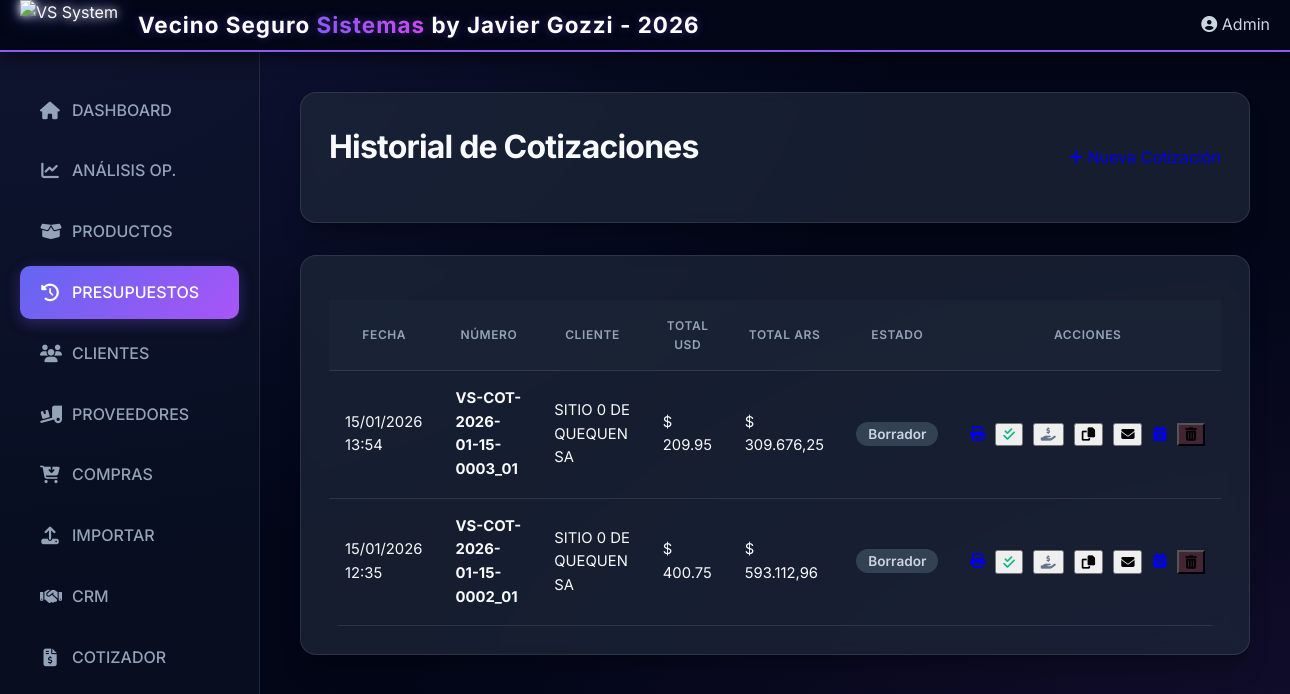
Page /presupuestos.php (signed in) on the committed database.
### tables this page shows
CREATE TABLE `quotations` (
  `id` int(11) NOT NULL AUTO_INCREMENT,
  `quote_number` varchar(100) NOT NULL,
  `version` int(11) DEFAULT 1,
  `parent_quote_id` int(11) DEFAULT NULL,
  `client_id` int(11) NOT NULL,
  `user_id` int(11) NOT NULL,
  `status` enum('draft','sent','accepted','rejected','expired','ordered') DEFAULT 'draft',
  `is_confirmed` tinyint(1) DEFAULT 0,
  `payment_status` enum('Pendiente','Pagado') DEFAULT 'Pendiente',
  `payment_method` enum('cash','bank') DEFAULT 'cash',
  `with_iva` tinyint(1) DEFAULT 1,
  `exchange_rate_usd` decimal(15,4) NOT NULL,
  `subtotal_usd` decimal(15,2) NOT NULL,
  `subtotal_ars` decimal(15,2) DEFAULT NULL,
  `total_usd` decimal(15,2) NOT NULL,
  `total_ars` decimal(15,2) NOT NULL,
  `notes` text DEFAULT NULL,
  `valid_until` date NOT NULL,
  `observations` text DEFAULT NULL,
  `created_at` timestamp NULL DEFAULT current_timestamp(),
  PRIMARY KEY (`id`),
  UNIQUE KEY `quote_number` (`quote_number`),
  KEY `client_id` (`client_id`),
  KEY `user_id` (`user_id`),
  CONSTRAINT `quotations_ibfk_1` FOREIGN KEY (`client_id`) REFERENCES `entities` (`id`),
  CONSTRAINT `quotations_ibfk_2` FOREIGN KEY (`user_id`) REFERENCES `users` (`id`)
);

CREATE TABLE `entities` (
  `id` int(11) NOT NULL AUTO_INCREMENT,
  `type` enum('client','provider','supplier') NOT NULL,
  `tax_id` varchar(20) DEFAULT NULL,
  `document_number` varchar(20) DEFAULT NULL,
  `name` varchar(200) NOT NULL,
  `fantasy_name` varchar(200) DEFAULT NULL,
  `contact_person` varchar(100) DEFAULT NULL,
  `tax_category` enum('Responsable Inscripto','Monotributo','Exento','No Aplica') DEFAULT 'No Aplica',
  `email` varchar(100) DEFAULT NULL,
  `phone` varchar(50) DEFAULT NULL,
  `mobile` varchar(50) DEFAULT NULL,
  `address` text DEFAULT NULL,
  `delivery_address` text DEFAULT NULL,
  `payment_condition` varchar(100) DEFAULT NULL,
  `preferred_payment_method` varchar(100) DEFAULT NULL,
  `default_voucher_type` enum('Factura','Remito','Ninguno') DEFAULT 'Factura',
  `is_enabled` tinyint(1) DEFAULT 1,
  `is_retention_agent` tinyint(1) DEFAULT 0,
  `created_at` timestamp NULL DEFAULT current_timestamp(),
  PRIMARY KEY (`id`),
  UNIQUE KEY `tax_id` (`tax_id`)
);

### src/lib/Database.php (called while the page is built, shortened)
<?php
class Database
{
    private static $instance = null;
    private $conn;
    private function __construct()
    {
        $dsn = "mysql:host=" . DB_HOST . ";dbname=" . DB_NAME . ";charset=" . DB_CHARSET;
        $options = [
            PDO::ATTR_ERRMODE => PDO::ERRMODE_EXCEPTION,
            PDO::ATTR_DEFAULT_FETCH_MODE => PDO::FETCH_ASSOC,
            PDO::ATTR_EMULATE_PREPARES => false,
        ];
        try {
            $this->conn = new PDO($dsn, DB_USER, DB_PASS, $options);
        } catch (PDOException $e) {
            die("Database Connection Error: " . $e->getMessage());
        }
    }
    public static function getInstance()
    {
        if (self::$instance == null) {
            self::$instance = new Database();
        }
        return self::$instance->getConnection();
    }
    public function getConnection()
    {
        return $this->conn;
    }
}
?>

### src/modules/cotizador/Cotizador.php (called while the page is built, shortened)
<?php
class Cotizador
{
    private $db;
    public function __construct()
    {
        $this->db = Database::getInstance();
    }
    public function getAllQuotations($limit = 50)
    {
        $sql = "SELECT q.*, e.name as client_name
                FROM quotations q
                JOIN entities e ON q.client_id = e.id
                ORDER BY q.created_at DESC
                LIMIT :limit";
        $stmt = $this->db->prepare($sql);
        $stmt->bindValue(':limit', (int) $limit, \PDO::PARAM_INT);
        $stmt->execute();
        return $stmt->fetchAll();
    }
}
?>

### presupuestos.php (the view, shortened to what this page needs)
<?php
require_once __DIR__ . '/src/lib/Database.php';
require_once __DIR__ . '/src/modules/cotizador/Cotizador.php';
$cot = new Cotizador();
$quotes = $cot->getAllQuotations(100);
?>
<!DOCTYPE html>
<html lang="es">
<head>
    <link rel="stylesheet" href="css/style_premium.css">
    <link rel="stylesheet" href="https://cdnjs.cloudflare.com/ajax/libs/font-awesome/6.4.0/css/all.min.css">
</head>
<body>
    <header
        style="background: #020617; border-bottom: 2px solid var(--accent-violet); display: flex; justify-content: space-between; align-items: center; padding: 0 20px;">
        <div style="display: flex; align-items: center; gap: 20px;">
            <img src="logo_display.php?v=1" alt="VS System" class="logo-large" style="height: 50px; width: auto;">
            <div
                style="color: #fff; font-family: 'Inter', sans-serif; font-weight: 700; font-size: 1.4rem; letter-spacing: 1px; text-shadow: 0 0 10px rgba(139, 92, 246, 0.4);">
                Vecino Seguro <span
                    style="background: linear-gradient(90deg, #8b5cf6, #d946ef); -webkit-background-clip: text; -webkit-text-fill-color: transparent;">Sistemas</span>
                by Javier Gozzi - 2026
            </div>
        </div>
        <div class="header-right" style="color: #cbd5e1;">
            <span class="user-badge"><i class="fas fa-user-circle"></i> Admin</span>
        </div>
    </header>
    <div class="dashboard-container">
        <nav class="sidebar">
            <a href="index.php" class="nav-link"><i class="fas fa-home"></i> DASHBOARD</a>
            <a href="analisis.php" class="nav-link"><i class="fas fa-chart-line"></i> AN&Aacute;LISIS OP.</a>
            <a href="productos.php" class="nav-link"><i class="fas fa-box-open"></i> PRODUCTOS</a>
            <a href="presupuestos.php" class="nav-link active"><i class="fas fa-history"></i> PRESUPUESTOS</a>
            <a href="clientes.php" class="nav-link"><i class="fas fa-users"></i> CLIENTES</a>
            <a href="proveedores.php" class="nav-link"><i class="fas fa-truck-loading"></i> PROVEEDORES</a>
            <a href="compras.php" class="nav-link"><i class="fas fa-cart-arrow-down"></i> COMPRAS</a>
            <a href="importar.php" class="nav-link"><i class="fas fa-upload"></i> IMPORTAR</a>
            <a href="crm.php" class="nav-link"><i class="fas fa-handshake"></i> CRM</a>
            <a href="cotizador.php" class="nav-link"><i class="fas fa-file-invoice-dollar"></i> COTIZADOR</a>
        </nav>
        <main class="content">
            <div class="card" style="display: flex; justify-content: space-between; align-items: center;">
                <h1>Historial de Cotizaciones</h1>
                <a href="cotizador.php" class="btn-primary" style="text-decoration: none;"><i class="fas fa-plus"></i>
                    Nueva Cotización</a>
            </div>
            <div class="card">
                <div class="table-responsive">
                    <table>
                        <thead>
                            <tr>
                                <th>Fecha</th>
                                <th>Número</th>
                                <th>Cliente</th>
                                <th>Total USD</th>
                                <th>Total ARS</th>
                                <th>Estado</th>
                                <th>Acciones</th>
                            </tr>
                        </thead>
                        <tbody>
                            <?php foreach ($quotes as $q): ?>
                                <tr>
                                    <td>
                                        <?php echo date('d/m/Y H:i', strtotime($q['created_at'])); ?>
                                    </td>
                                    <td><strong>
                                            <?php echo $q['quote_number']; ?>
                                        </strong></td>
                                    <td>
                                        <?php echo $q['client_name']; ?>
                                    </td>
                                    <td>$
                                        <?php echo number_format($q['total_usd'], 2); ?>
                                    </td>
                                    <td>$
                                        <?php echo number_format($q['total_ars'], 2, ',', '.'); ?>
                                    </td>
                                    <td><span class="status-badge status-draft">Borrador</span></td>
                                    <td>
                                        <div style="display: flex; gap: 10px;">
                                            <a href="javascript:void(0)"
                                                onclick="openQuote(<?php echo $q['id']; ?>, <?php echo $q['client_id']; ?>, '<?php echo $q['quote_number']; ?>')"
                                                class="btn-secondary" title="Imprimir / PDF">
                                                <i class="fas fa-print"></i>
                                            </a>
                                            <button class="btn-secondary"
                                                onclick="toggleStatus(<?php echo $q['id']; ?>, 'quotation', 'is_confirmed', <?php echo $q['is_confirmed'] ? 0 : 1; ?>)"
                                                title="<?php echo $q['is_confirmed'] ? 'Desmarcar Confirmado' : 'Marcar Confirmado'; ?>"
                                                style="color: <?php echo $q['is_confirmed'] ? '#10b981' : '#64748b'; ?>">
                                                <i class="fas fa-check-double"></i>
                                            </button>
                                            <button class="btn-secondary"
                                                onclick="toggleStatus(<?php echo $q['id']; ?>, 'quotation', 'payment_status', '<?php echo $q['payment_status'] === 'Pagado' ? 'Pendiente' : 'Pagado'; ?>')"
                                                title="<?php echo $q['payment_status'] === 'Pagado' ? 'Marcar como Pendiente' : 'Marcar como Pagado'; ?>"
                                                style="color: <?php echo $q['payment_status'] === 'Pagado' ? '#8b5cf6' : '#64748b'; ?>">
                                                <i class="fas fa-hand-holding-usd"></i>
                                            </button>
                                            <button class="btn-secondary"
                                                onclick="alert('Funcionalidad de edición en desarrollo')"
                                                title="Versionar / Editar">
                                                <i class="fas fa-copy"></i>
                                            </button>
                                            <button class="btn-secondary" onclick="sendEmail(<?php echo $q['id']; ?>)"
                                                title="Enviar por Email">
                                                <i class="fas fa-envelope"></i>
                                            </button>
                                            <a href="https://calendar.google.com/calendar/render?action=TEMPLATE&text=Vencimiento+Presupuesto:+<?php echo urlencode($q['quote_number']); ?>&details=Cliente:+<?php echo urlencode($q['client_name']); ?>+-+Total:+<?php echo urlencode($q['total_usd']); ?>+USD+-+Ver:+http://<?php echo $_SERVER['HTTP_HOST']; ?>/Vsys_ERP/public/imprimir_cotizacion.php?id=<?php echo $q['id']; ?>"
                                                target="_blank" class="btn-secondary" title="Agendar en Calendar">
                                                <i class="fas fa-calendar-plus"></i>
                                            </a>
                                            <button class="btn-secondary" style="background: rgba(239, 68, 68, 0.2);"
                                                onclick="deleteQuote(<?php echo $q['id']; ?>, '<?php echo $q['quote_number']; ?>')"
                                                title="Eliminar Prueba">
                                                <i class="fas fa-trash-alt"></i>
                                            </button>
                                        </div>
                                    </td>
                                </tr>
                            <?php endforeach; ?>
                        </tbody>
                    </table>
                </div>
            </div>
        </main>
    </div>
</body>
</html>

### css/style_premium.css (style rules this page uses)
:root { --primary-blue: #0f172a; --secondary-blue: #1e293b; --accent-violet: #8b5cf6; --accent-blue: #3b82f6; --gradient-premium: linear-gradient(135deg, #6366f1 0%, #a855f7 100%); --text-light: #f8fafc; --text-muted: #94a3b8; --bg-dark: #020617; --glass-bg: rgba(30, 41, 59, 0.7); --border-color: rgba(255, 255, 255, 0.1); }
body { margin: 0; font-family: 'Inter', sans-serif; background-color: var(--bg-dark); color: var(--text-light); line-height: 1.6; background-image: radial-gradient(at 0% 0%, rgba(99, 102, 241, 0.15) 0, transparent 50%), radial-gradient(at 100% 100%, rgba(168, 85, 247, 0.1) 0, transparent 50%); background-attachment: fixed; }
header { background: #020617; backdrop-filter: blur(12px) saturate(180%); padding: 0.75rem 2rem; display: flex; justify-content: space-between; align-items: center; border-bottom: 2px solid var(--accent-violet); position: sticky; top: 0; z-index: 1000; box-shadow: 0 4px 20px rgba(0, 0, 0, 0.6); }
.logo-large { height: 48px; filter: drop-shadow(0 0 5px white) drop-shadow(0 0 10px rgba(99, 102, 241, 0.5)); transition: transform 0.3s ease; }
.dashboard-container { display: grid; grid-template-columns: 260px 1fr; min-height: calc(100vh - 65px); }
nav.sidebar { background: rgba(15, 23, 42, 0.5); padding: 2rem 1.25rem; border-right: 1px solid var(--border-color); }
.nav-link { display: flex; align-items: center; gap: 12px; color: var(--text-muted); text-decoration: none; padding: 0.85rem 1.25rem; margin-bottom: 0.5rem; border-radius: 10px; transition: all 0.3s cubic-bezier(0.4, 0, 0.2, 1); font-weight: 500; }
.nav-link i { font-size: 1.1rem; width: 20px; text-align: center; }
.nav-link.active { background: var(--gradient-premium); color: white; box-shadow: 0 4px 15px rgba(139, 92, 246, 0.3); }
main.content { padding: 2.5rem; }
h1, h2, h3 { margin-top: 0; font-weight: 700; letter-spacing: -0.025em; }
.card { background: var(--glass-bg); backdrop-filter: blur(8px); border: 1px solid var(--border-color); border-radius: 16px; padding: 1.75rem; margin-bottom: 2rem; box-shadow: 0 20px 25px -5px rgba(0, 0, 0, 0.2), 0 10px 10px -5px rgba(0, 0, 0, 0.1); }
.table-responsive { overflow-x: auto; border-radius: 12px; }
table { width: 100%; border-collapse: separate; border-spacing: 0; margin-top: 1rem; }
th { background: rgba(30, 41, 59, 0.5); color: var(--text-muted); font-size: 0.75rem; text-transform: uppercase; font-weight: 600; letter-spacing: 0.05em; padding: 1rem; border-bottom: 1px solid var(--border-color); }
td { padding: 1rem; border-bottom: 1px solid var(--border-color); font-size: 0.925rem; }

### presupuestos.php (style rules this page uses)
.status-badge { padding: 4px 12px; border-radius: 20px; font-size: 0.85rem; font-weight: 600; }
.status-draft { background: #334155; color: #cbd5e1; }

### rows in the picture
quotations: created_at "15/01/2026 13:54", quote_number "VS-COT-2026-01-15-0003_01", client.name "SITIO 0 DE QUEQUEN SA", total_usd "209.95", total_ars "309.676,25"
quotations: created_at "15/01/2026 12:35", quote_number "VS-COT-2026-01-15-0002_01", client.name "SITIO 0 DE QUEQUEN SA", total_usd "400.75", total_ars "593.112,96"
